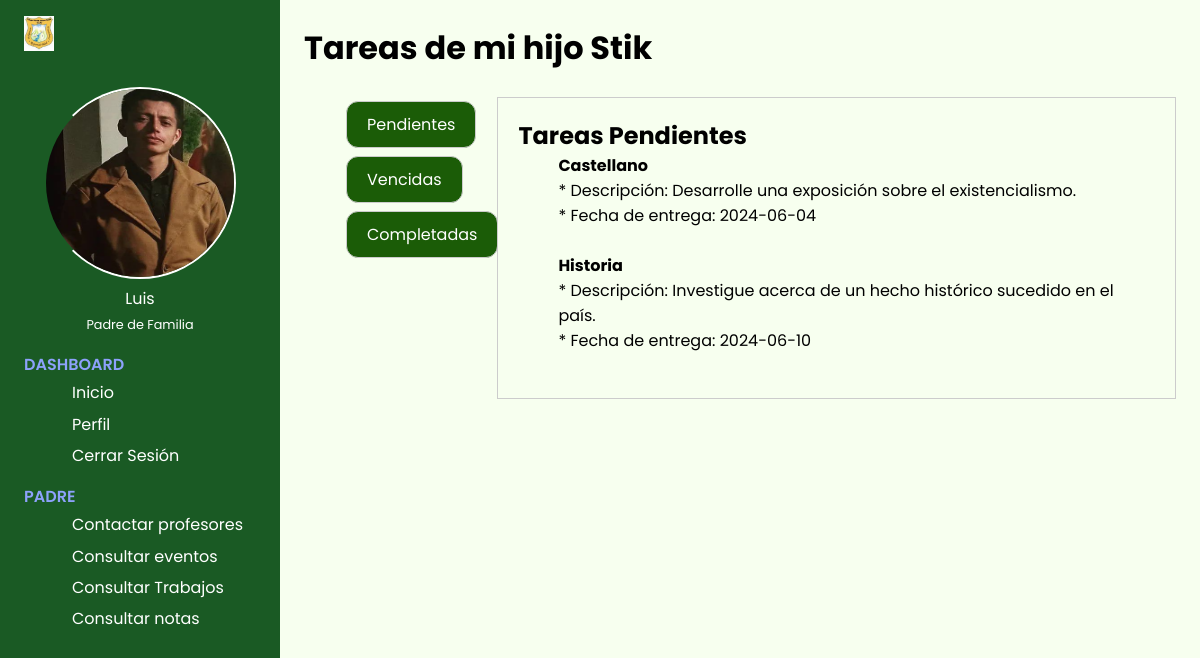
/logic/padre/consultarTrabajosHijo.php?padre=luisito23@gmail.com, run on the app's committed database.
### tables this page shows
CREATE TABLE `padre` (
  `id` int(11) NOT NULL,
  `nombre` varchar(50) NOT NULL,
  `profesion` varchar(50) NOT NULL,
  `email` varchar(50) NOT NULL,
  `telefono` varchar(50) NOT NULL,
  `idEs` int(11) NOT NULL,
  `contrasena` varchar(50) NOT NULL
);

CREATE TABLE `estudiante` (
  `id` int(11) NOT NULL,
  `nombre` varchar(50) NOT NULL,
  `profesion` varchar(50) NOT NULL,
  `edad` int(11) NOT NULL,
  `email` varchar(50) NOT NULL,
  `contrasena` varchar(50) NOT NULL,
  `grado` varchar(50) NOT NULL
);

CREATE TABLE `tareas` (
  `idTarea` int(11) NOT NULL,
  `idGrupo` int(11) NOT NULL,
  `descripcion` varchar(300) NOT NULL,
  `fechaEntrega` date NOT NULL
);

CREATE TABLE `grupos` (
  `idGrupo` int(11) NOT NULL,
  `curso` varchar(50) NOT NULL,
  `idProf` int(11) NOT NULL,
  `materia` varchar(50) NOT NULL
);

### config/db.php (called while the page is built, shortened)
<?php
    class DataBase{
        function connect(){
            $servername = "localhost";
            $username = "root";
            $password = "";
            $dbname = "colegiosga";
            $url=mysqli_connect($servername,$username,$password) or die("No se pudo conectar a la base de datos" .mysqli_error($url));
            mysqli_select_db($url,$dbname) or die("No se pudo seleccionar a la base de datos" .mysqli_error($url));
            return $url;
        }
    }
?>

### logic/padre/crud_padre.php (called while the page is built, shortened)
<?php
class Crud_padre {
    private $conexion;
    public function __construct($conexion) {
        $this->conexion = $conexion;
    }
    public function obtenerPadre($email) {
        $query = "SELECT * FROM padre WHERE email = '$email'";
        $result = mysqli_query($this->conexion, $query);
        if (mysqli_num_rows($result) > 0) {
            return mysqli_fetch_assoc($result);
        } else {
            return null;
        }
    }
}
?>

### logic/estudiante/crud_e.php (called while the page is built, shortened)
<?php
class Crud_e {
    private $conexion;
    public function __construct($conexion) {
        $this->conexion = $conexion;
    }
     public function obtenerEstudiantePorId($id) {
        $query = "SELECT * FROM estudiante WHERE id = '$id'";
        $result = mysqli_query($this->conexion, $query);
        if (mysqli_num_rows($result) > 0) {
            return mysqli_fetch_assoc($result);
        } else {
            return null;
        }
    }
}
?>

### logic/tareas/vertareas.php (called while the page is built)
<?php
class Vertareas
{
    private $conexion;
    public function __construct($conexion)
    {
        $this->conexion = $conexion;
    }
    public function obtenerTareas($idGrupo)
    {
        $query = "SELECT tareas.descripcion, tareas.fechaEntrega, grupos.materia FROM tareas
        JOIN grupos ON tareas.idGrupo = grupos.idGrupo
            WHERE tareas.idGrupo = '$idGrupo'";
        $result = mysqli_query($this->conexion, $query);
        $tareas = [];
        if ($result && mysqli_num_rows($result) > 0) {
            while ($row = mysqli_fetch_assoc($result)) {
                $tareas[] = $row;
            }
            return $tareas;
        } else {
            return [];
        }
    }
}

### logic/grupos/vergrupos.php (called while the page is built, shortened)
<?php
class Vergrupo
{
    private $conexion;
    public function __construct($conexion)
    {
        $this->conexion = $conexion;
    }
    public function obtenerGrupo($curso)
    {
        $query = "SELECT idGrupo,materia FROM grupos WHERE curso = '$curso'";
        $result = mysqli_query($this->conexion, $query);
        $grupos = [];
        if ($result && mysqli_num_rows($result) > 0) {
            while ($row = mysqli_fetch_assoc($result)) {
                $grupos[] = $row;
            }
            return $grupos;
        } else {
            return [];
        }
    }
}

### logic/padre/consultarTrabajosHijo.php (the view, shortened to what this page needs)
<?php
include("../../pages/Dashboard/padresDs.php");
include("../../logic/estudiante/crud_e.php");
include("../../logic/tareas/vertareas.php");
include("../../logic/grupos/vergrupos.php");
$tareas = new Vertareas($db->connect());
$grupos = new Vergrupo($db->connect());
$crud_hijo = new Crud_e($db->connect());
$pendientes = [];
$vencidas = [];
$completadas = [];
$fechaActual = new DateTime();
if (isset($_GET['padre'])) {
    $estudiante = $crud_hijo->obtenerEstudiantePorId($padre["idEs"]);
    $gruposEst = $grupos->obtenerGrupo($estudiante["grado"]);
    if (!empty($gruposEst)) {
        foreach ($gruposEst as $grupoEstudiante) {
            $idGrupo = $grupoEstudiante['idGrupo'];
            $tareasEst = $tareas->obtenerTareas($idGrupo);
            foreach ($tareasEst as $tarea) {
                $fechaEntrega = $tarea['fechaEntrega'];
                if (gettype($fechaEntrega) === 'string') {
                    $fechaEntrega = new DateTime($fechaEntrega);
                }
                if ($fechaEntrega instanceof DateTime) {
                $completada = false;
                if ($completada) {
                    $completadas[] = $tarea;
                } elseif ($fechaEntrega < $fechaActual) {
                    $vencidas[] = $tarea;
                } else {
                    $pendientes[] = $tarea;
                }
            }
            }
        }
    }
}
?>
<!DOCTYPE html>
<html lang="es">
<div class="main-content">
    <main>
        <h1>Tareas de mi hijo <?php echo $estudiante["nombre"]; ?></h1>
        <br>
        <div class="tabs">
            <ul>
                <li title="Pendientes"><label for="tab1" role="button" class="boton"><span>Pendientes</span></label></li>
                <li title="Vencidas"><label for="tab2" role="button" class="boton"><span>Vencidas</span></label></li>
                <li title="Completadas"><label for="tab3" role="button" class="boton"><span>Completadas</span></label></li>
            </ul>
            <div class="tab-content content1">
                <h2>Tareas Pendientes</h2>
                <ul>
                    <?php foreach ($pendientes as $tarea) : ?>
                        <div><h4><?php echo $tarea['materia']; ?></h4></div>
                        <div>* Descripción: <?php echo $tarea['descripcion']; ?></div>
                        <div>* Fecha de entrega: <?php echo $tarea['fechaEntrega']; ?></div>
                        <br>
                    <?php endforeach; ?>
                </ul>
            </div>
        </div>
    </main>
</div>
</body>
</html>

### pages/Dashboard/padresDs.php (shortened to what this page needs)
<?php
include("../../logic/padre/crud_padre.php");
include("../../config/db.php");
$db = new DataBase();
$crud_padre = new Crud_padre($db->connect());
if (isset($_GET['padre'])) {
    $email = urldecode($_GET['padre']);
    $padre = $crud_padre->obtenerPadre($email);
}
?>
<!DOCTYPE html>
<html lang="es">
<head>
    <link rel="stylesheet" href="/css/Padashboard.css">
    <link rel="stylesheet" href="https://cdn.jsdelivr.net/npm/line-awesome/dist/line-awesome/css/line-awesome.min.css">
</head>
<body>
    <div class="sidebar">
        <div class="sidebar-brand">
            <div class="brand-flex">
                <img src="/sources/img/Colegio Nicolas Gomez Davila (IED).jpg" width="30px" alt="logo">
                <div class="brand-icons">
                </div>
            </div>
        </div>
        <div class="sidebar-main">
            <div class="sidebar-user">
                <img src="/sources/img/admin.png" alt="foto de perfil">
                <div>
                    <?php echo $padre["nombre"]; ?></h3>
                    <p><span>Padre de Familia</span></p>
                </div>
            </div>
            <div class="sidebar-menu">
                <div class="menu-head">
                    <span>Dashboard</span>
                </div>
                <ul>
                    <li>
                    <a href="../../logic/padre/inicio.php?padre=<?php echo $email; ?>">
                            <span>Inicio</span>
                        </a>
                    </li>
                    <li>
                        <a href="../../logic/padre/perfilPadre.php?padre=<?php echo $email;?>">
                            <span>Perfil</span>
                        </a>
                    </li>
                    <li>
                        <a href="../../index.php"><?php session_destroy() ?>
                            <span>Cerrar Sesión</span>
                        </a>
                    </li>
                </ul>
                <div class="menu-head">
                    <span>Padre</span>
                </div>
                <ul>
                    <li>
                    <a href="../../logic/padre/contactarProfe.php?padre=<?php echo $email;?>">
                            <span>Contactar profesores</span>
                        </a>
                    </li>
                    <li>
                    <a href="../../logic/padre/eventosPadre.php?padre=<?php echo $email;?>">
                            <span>Consultar eventos</span>
                        </a>
                    <li>
                    <a href="../../logic/padre/consultarTrabajosHijo.php?padre=<?php echo $email;?>">
                            <span>Consultar Trabajos</span>
                        </a>
                    </li>
                    <li>
                        <a href="../../logic/padre/consultarNotasHijo.php?padre=<?php echo $email;?>">
                            <span>Consultar notas</span>
                        </a>
                    </li>
                </ul>
            </div>
        </div>
    </div>
</body>
</html>

### css/Padashboard.css (style rules this page uses)
:root { --color-main: #1a202e; }
* { font-family: 'Poppins', sans-serif; box-sizing: border-box; text-decoration: none; list-style-type: none; margin: 0; }
.sidebar { width: 280px; position: fixed; left: 0; top: 0; height: 100%; padding: 1rem 1.5rem; background-color: #1a5a24; color: #fff; overflow-y: auto; }
.sidebar-brand { height: 55px; }
.brand-flex { display: flex; align-items: center; justify-content: space-between; }
.sidebar-user { margin: 1rem 0rem 1rem 0rem; text-align: center; }
.sidebar-user img { width: 12rem; height: 12rem; border-radius: 50%; border-left: 2px solid transparent; border-right: 2px solid #fff; border-bottom: 2px solid #fff; border-top: 2px solid #fff; }
.sidebar-user span { font-size: 0.8rem; }
.sidebar-menu { margin-top: 0.5rem; }
.menu-head { text-transform: uppercase; color: #8da2fb; font-size: 1rem; font-weight: 600; margin-bottom: 0.2rem; }
.sidebar ul { margin-bottom: 1rem; }
.sidebar li { margin-bottom: 0.4rem; }
.sidebar li a { color: #fff; font-size: 0.5rem; display: flex; align-items: center; }
.sidebar li a span { font-size: 1rem; display: inline-block; margin-right: 0.5rem; }
.main-content { margin-left: 280px; }
main { padding: 1.5rem; background: #f7ffef; min-height: calc(100vh - 70px); }
.tabs { display: flex; }
.tabs label { padding: 10px 20px; cursor: pointer; border: 1px solid #ccc; margin-right: -1px; }
.tab-content { border: 1px solid #ccc; padding: 20px; display: none; width: 100%; }
#tab1:checked ~ .content1, #tab2:checked ~ .content2, #tab3:checked ~ .content3 { display: block; }
.boton { background-color: #1b5c07; border: none; color: white; padding: 10px 28px; text-align: center; text-decoration: none; display: inline-block; font-size: 16px; margin: 4px 2px; cursor: pointer; border-radius: 12px; }

### data on the page
padre: nombre "Luis"
estudiante: nombre "Stik"
tareas: idGrupo.materia "Castellano", descripcion "Desarrolle una exposición sobre el existencialismo.", fechaEntrega "2024-06-04"
tareas: idGrupo.materia "Historia", descripcion "Investigue acerca de un hecho histórico sucedido en el país.", fechaEntrega "2024-06-10"
